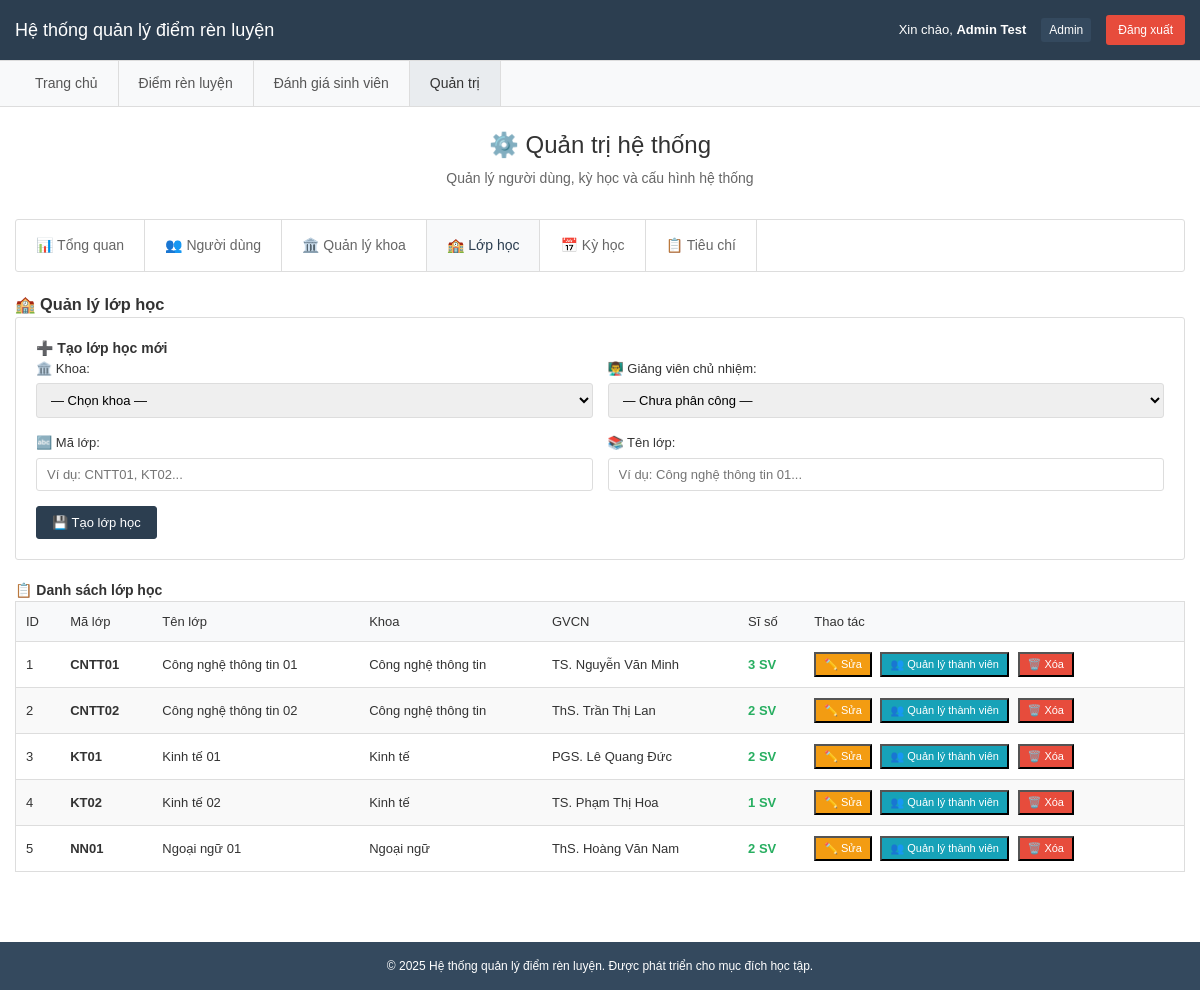
Page /admin.php?tab=classes (signed in) on the committed database.
### tables this page shows
CREATE TABLE IF NOT EXISTS classes (
  id BIGINT UNSIGNED PRIMARY KEY AUTO_INCREMENT,
  faculty_id BIGINT UNSIGNED NOT NULL,
  code VARCHAR(50) NOT NULL UNIQUE,
  name VARCHAR(255) NOT NULL,
  homeroom_lecturer_id BIGINT UNSIGNED NULL,
  created_at TIMESTAMP NULL DEFAULT CURRENT_TIMESTAMP,
  updated_at TIMESTAMP NULL DEFAULT CURRENT_TIMESTAMP ON UPDATE CURRENT_TIMESTAMP,
  CONSTRAINT fk_classes_faculty FOREIGN KEY (faculty_id) REFERENCES faculties(id),
  CONSTRAINT fk_classes_homeroom FOREIGN KEY (homeroom_lecturer_id) REFERENCES lecturers(id)
);

CREATE TABLE IF NOT EXISTS faculties (
  id BIGINT UNSIGNED PRIMARY KEY AUTO_INCREMENT,
  code VARCHAR(50) NOT NULL UNIQUE,
  name VARCHAR(255) NOT NULL,
  created_at TIMESTAMP NULL DEFAULT CURRENT_TIMESTAMP,
  updated_at TIMESTAMP NULL DEFAULT CURRENT_TIMESTAMP ON UPDATE CURRENT_TIMESTAMP
);

CREATE TABLE IF NOT EXISTS lecturers (
  id BIGINT UNSIGNED PRIMARY KEY AUTO_INCREMENT,
  full_name VARCHAR(255) NOT NULL,
  email VARCHAR(191) NULL UNIQUE,
  created_at TIMESTAMP NULL DEFAULT CURRENT_TIMESTAMP,
  updated_at TIMESTAMP NULL DEFAULT CURRENT_TIMESTAMP ON UPDATE CURRENT_TIMESTAMP
);

### admin.php (the view, shortened to what this page needs)
<?php
require_once 'config.php';
$user_name = $_SESSION['user_name'];
$user_role = $_SESSION['user_role'];
$current_tab = isset($_GET['tab']) ? $_GET['tab'] : 'dashboard';
try {
    $stats = [];
    $stmt = $pdo->query("SELECT role, COUNT(*) as count FROM users WHERE is_active = 1 GROUP BY role");
    $user_stats = $stmt->fetchAll(PDO::FETCH_KEY_PAIR);
    $stmt = $pdo->query("SELECT COUNT(*) FROM students");
    $stats['total_students'] = $stmt->fetchColumn();
    $stmt = $pdo->query("SELECT COUNT(*) FROM lecturers");
    $stats['total_lecturers'] = $stmt->fetchColumn();
    $stmt = $pdo->query("SELECT COUNT(*) FROM classes");
    $stats['total_classes'] = $stmt->fetchColumn();
    $stmt = $pdo->query("SELECT COUNT(*) FROM evaluations");
    $stats['total_evaluations'] = $stmt->fetchColumn();
    $stmt = $pdo->query("SELECT c.*, f.name as faculty_name, l.full_name as homeroom_lecturer_name
                         FROM classes c
                         LEFT JOIN faculties f ON c.faculty_id = f.id
                         LEFT JOIN lecturers l ON c.homeroom_lecturer_id = l.id
                         ORDER BY f.name, c.name");
    $classes = $stmt->fetchAll(PDO::FETCH_ASSOC);
} catch (PDOException $e) {
    $error_message = "Lỗi truy vấn database: " . $e->getMessage();
}
?>
<!DOCTYPE html>
<html lang="vi">
<head>
    <link rel="stylesheet" href="style.css">
</head>
<body>
    <header class="header">
        <div class="container">
            <h1>Hệ thống quản lý điểm rèn luyện</h1>
            <div class="user-info">
                <span>Xin chào, <strong><?php echo htmlspecialchars($user_name); ?></strong></span>
                <span class="role-badge">Admin</span>
                <a href="?logout=1" class="btn-logout">Đăng xuất</a>
            </div>
        </div>
    </header>
    <nav class="nav-menu">
        <div class="container">
            <ul class="menu-list">
                <li><a href="index.php">Trang chủ</a></li>
                <?php if ($user_role === 'student'): ?>
                    <li><a href="students.php">Tự đánh giá</a></li>
                    <li><a href="evaluations.php">Xem kết quả</a></li>
                <?php else: ?>
                    <li><a href="evaluations.php">Điểm rèn luyện</a></li>
                    <li><a href="lecturer_evaluation.php">Đánh giá sinh viên</a></li>
                    <?php if ($user_role === 'admin'): ?>
                        <li><a href="admin.php" class="active">Quản trị</a></li>
                    <?php endif; ?>
                <?php endif; ?>
            </ul>
        </div>
    </nav>
    <main class="main-content">
        <div class="container">
            <section class="page-header">
                <h2>⚙️ Quản trị hệ thống</h2>
                <p>Quản lý người dùng, kỳ học và cấu hình hệ thống</p>
            </section>
            <div class="admin-tabs">
                <ul>
                    <li><a href="?tab=dashboard" class="<?php echo $current_tab == 'dashboard' ? 'active' : ''; ?>">📊 Tổng quan</a></li>
                    <li><a href="?tab=users" class="<?php echo $current_tab == 'users' ? 'active' : ''; ?>">👥 Người dùng</a></li>
                    <li><a href="?tab=faculties" class="<?php echo $current_tab == 'faculties' ? 'active' : ''; ?>">🏛️ Quản lý khoa</a></li>
                    <li><a href="?tab=classes" class="<?php echo $current_tab == 'classes' ? 'active' : ''; ?>">🏫 Lớp học</a></li>
                    <li><a href="?tab=terms" class="<?php echo $current_tab == 'terms' ? 'active' : ''; ?>">📅 Kỳ học</a></li>
                    <li><a href="?tab=criteria" class="<?php echo $current_tab == 'criteria' ? 'active' : ''; ?>">📋 Tiêu chí</a></li>
                </ul>
            </div>
            <?php if ($current_tab == 'dashboard'): ?>
                <section class="dashboard-section">
                    <h3>📊 Thống kê tổng quan</h3>
                    <div class="stats-grid">
                        <div class="stat-box">
                            <div class="stat-number"><?php echo number_format($stats['total_students']); ?></div>
                            <div class="stat-label">👨‍🎓 Sinh viên</div>
                        </div>
                        <div class="stat-box">
                            <div class="stat-number"><?php echo number_format($stats['total_lecturers']); ?></div>
                            <div class="stat-label">👨‍🏫 Giảng viên</div>
                        </div>
                        <div class="stat-box">
                            <div class="stat-number"><?php echo number_format($stats['total_classes']); ?></div>
                            <div class="stat-label">🏫 Lớp học</div>
                        </div>
                        <div class="stat-box">
                            <div class="stat-number"><?php echo number_format($stats['total_evaluations']); ?></div>
                            <div class="stat-label">📝 Đánh giá</div>
                        </div>
                        <div class="stat-box">
                            <div class="stat-number"><?php echo number_format($user_stats['admin'] ?? 0); ?></div>
                            <div class="stat-label">👑 Admin</div>
                        </div>
                        <div class="stat-box">
                            <div class="stat-number"><?php echo number_format($user_stats['lecturer'] ?? 0); ?></div>
                            <div class="stat-label">🎓 Lecturer</div>
                        </div>
                        <div class="stat-box">
                            <div class="stat-number"><?php echo number_format($user_stats['student'] ?? 0); ?></div>
                            <div class="stat-label">📚 Student</div>
                        </div>
                        <div class="stat-box">
                            <div class="stat-number"><?php echo number_format(array_sum($user_stats)); ?></div>
                            <div class="stat-label">👤 Tổng users</div>
                        </div>
                    </div>
                </section>
            <?php elseif ($current_tab == 'classes'): ?>
                <section class="classes-section">
                    <h3>🏫 Quản lý lớp học</h3>
                    <div class="admin-form">
                        <h4>➕ Tạo lớp học mới</h4>
                        <form method="POST" action="">
                            <div class="form-row">
                                <div class="form-group">
                                    <label for="faculty_id">🏛️ Khoa:</label>
                                    <select id="faculty_id" name="faculty_id" required>
                                        <option value="">— Chọn khoa —</option>
                                    </select>
                                </div>
                                <div class="form-group">
                                    <label for="homeroom_lecturer_id">👨‍🏫 Giảng viên chủ nhiệm:</label>
                                    <select id="homeroom_lecturer_id" name="homeroom_lecturer_id">
                                        <option value="">— Chưa phân công —</option>
                                    </select>
                                </div>
                            </div>
                            <div class="form-row">
                                <div class="form-group">
                                    <label for="code">🔤 Mã lớp:</label>
                                    <input type="text" id="code" name="code"
                                           placeholder="Ví dụ: CNTT01, KT02..." required>
                                </div>
                                <div class="form-group">
                                    <label for="name">📚 Tên lớp:</label>
                                    <input type="text" id="name" name="name"
                                           placeholder="Ví dụ: Công nghệ thông tin 01..." required>
                                </div>
                            </div>
                            <button type="submit" class="btn-save">💾 Tạo lớp học</button>
                        </form>
                    </div>
                    <div class="classes-list">
                        <h4>📋 Danh sách lớp học</h4>
                        <table class="admin-table">
                            <thead>
                                <tr>
                                    <th>ID</th>
                                    <th>Mã lớp</th>
                                    <th>Tên lớp</th>
                                    <th>Khoa</th>
                                    <th>GVCN</th>
                                    <th>Sĩ số</th>
                                    <th>Thao tác</th>
                                </tr>
                            </thead>
                            <tbody>
                                <?php foreach ($classes as $class): ?>
                                <tr>
                                    <td><?php echo $class['id']; ?></td>
                                    <td><strong><?php echo htmlspecialchars($class['code']); ?></strong></td>
                                    <td><?php echo htmlspecialchars($class['name']); ?></td>
                                    <td><?php echo htmlspecialchars($class['faculty_name']); ?></td>
                                    <td>
                                        <?php if ($class['homeroom_lecturer_name']): ?>
                                            <?php echo htmlspecialchars($class['homeroom_lecturer_name']); ?>
                                        <?php else: ?>
                                            <span style="color: #999; font-style: italic;">Chưa phân công</span>
                                        <?php endif; ?>
                                    </td>
                                    <td>
                                        <?php
                                        $stmt = $pdo->prepare("SELECT COUNT(*) FROM students WHERE class_id = ?");
                                        $stmt->execute([$class['id']]);
                                        $student_count = $stmt->fetchColumn();
                                        if ($student_count > 0) {
                                            echo '<span style="color: #27ae60; font-weight: bold;">' . $student_count . ' SV</span>';
                                        } else {
                                            echo '<span style="color: #e74c3c;">0 SV</span>';
                                        }
                                        ?>
                                    </td>
                                    <td>
                                        <button class="btn-small btn-edit"
                                                onclick="editClass(<?php echo $class['id']; ?>, <?php echo $class['faculty_id']; ?>, '<?php echo htmlspecialchars($class['code'], ENT_QUOTES); ?>', '<?php echo htmlspecialchars($class['name'], ENT_QUOTES); ?>', <?php echo $class['homeroom_lecturer_id'] ?? 'null'; ?>)">✏️ Sửa</button>
                                        <button class="btn-small" style="background-color: #17a2b8; color: white;"
                                                onclick="manageClassMembers(<?php echo $class['id']; ?>, '<?php echo htmlspecialchars($class['name'], ENT_QUOTES); ?>')">👥 Quản lý thành viên</button>
                                        <button class="btn-small btn-delete"
                                                onclick="deleteClass(<?php echo $class['id']; ?>, '<?php echo htmlspecialchars($class['name'], ENT_QUOTES); ?>')">🗑️ Xóa</button>
                                    </td>
                                </tr>
                                <?php endforeach; ?>
                            </tbody>
                        </table>
                    </div>
                </section>
            <?php endif; ?>
        </div>
    </main>
    <footer class="footer">
        <div class="container">
            <p>&copy; 2025 Hệ thống quản lý điểm rèn luyện. Được phát triển cho mục đích học tập.</p>
        </div>
    </footer>
</body>
</html>

### rows in the picture
classes: id "1", code "CNTT01", name "Công nghệ thông tin 01", faculty.name "Công nghệ thông tin", homeroom_lecturer.full_name "TS. Nguyễn Văn Minh", student_count "3"
classes: id "2", code "CNTT02", name "Công nghệ thông tin 02", faculty.name "Công nghệ thông tin", homeroom_lecturer.full_name "ThS. Trần Thị Lan", student_count "2"
classes: id "3", code "KT01", name "Kinh tế 01", faculty.name "Kinh tế", homeroom_lecturer.full_name "PGS. Lê Quang Đức", student_count "2"
classes: id "4", code "KT02", name "Kinh tế 02", faculty.name "Kinh tế", homeroom_lecturer.full_name "TS. Phạm Thị Hoa", student_count "1"
classes: id "5", code "NN01", name "Ngoại ngữ 01", faculty.name "Ngoại ngữ", homeroom_lecturer.full_name "ThS. Hoàng Văn Nam", student_count "2"

### other values in the picture
$user_name "Admin Test"
